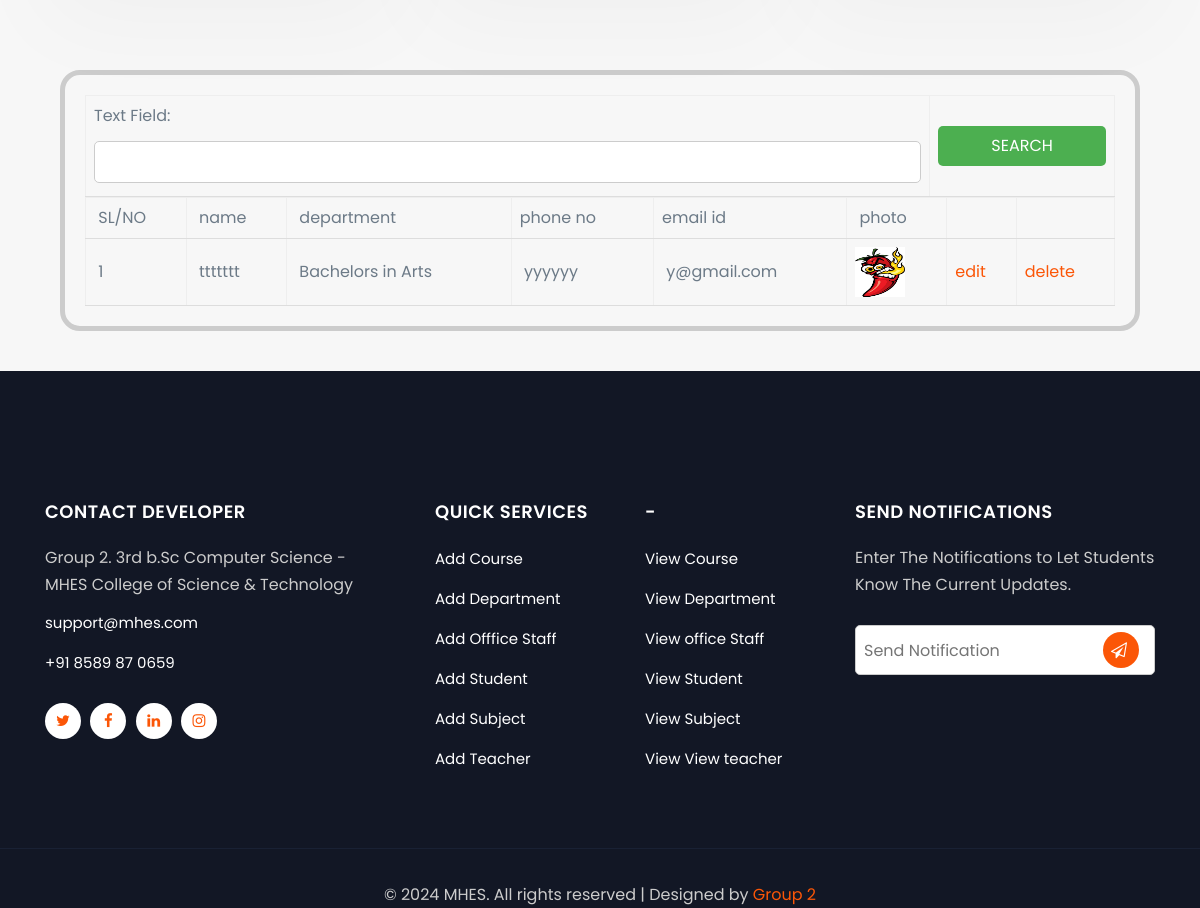
/myapp/view_teachers/ (lower part), run on an earlier commit of the app's database.
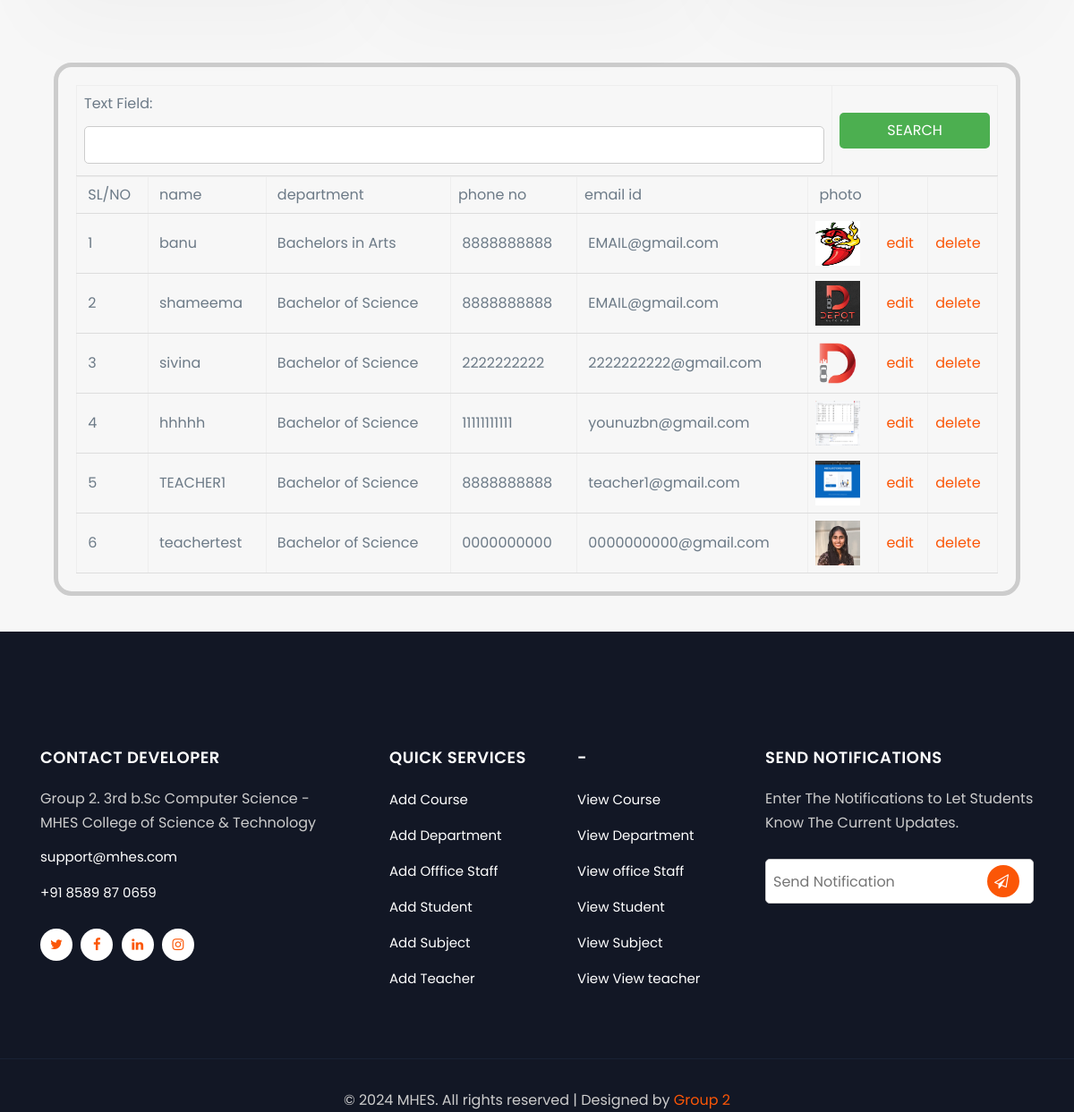
And on a later commit of the database.
### myapp/models.py (models this page shows)
class Teachers(models.Model):
    name = models.CharField(max_length=100)
    DEPARTMENT = models.ForeignKey(Department,on_delete=models.CASCADE,default="")
    photo = models.CharField(max_length=500)
    phone_number = models.CharField(max_length=100)
    email_id = models.CharField(max_length=100)
    LOGIN = models.ForeignKey(Login,on_delete=models.CASCADE,default="1")

class Department(models.Model):
    department_name = models.CharField(max_length=100)

### myapp/views.py (the view)
# urls.py: path('view_teachers/',views.view_teachers),
def view_teachers(request):
    res=Teachers.objects.all()
    return render(request,"Admin/view teachers.html",{"data":res})

### templates/Admin/view teachers.html (shortened to what this page needs)
{% extends 'Admin/admin_home.html' %}
{% block body %}
	<form action="/myapp/view_teachers_post/" method="post">
	<table width="200" border="1">
  <tbody>
    <tr>
      <td><label for="textfield">Text Field:</label>
      <input type="text" name="textfield" id="textfield"></td>
      <td><input type="submit" name="submit" id="submit" value="SEARCH"></td>
    </tr>
  </tbody>
    </table>
    <table width="200" border="1">
    <tr>
      <td>&nbsp;SL/NO</td>
      <td>&nbsp;name</td>
      <td>&nbsp;department</td>
      <td>phone no&nbsp;</td>
      <td>email id&nbsp;</td>
      <td>&nbsp;photo</td>
      <td>&nbsp;</td>
      <td>&nbsp;</td>
    </tr>
    {% for i in data %}
    <tr>
      <td>&nbsp;{{ forloop.counter }}</td>
      <td>&nbsp;{{ i.name }}</td>
      <td>&nbsp;{{ i.DEPARTMENT.department_name }}</td>
      <td>&nbsp;{{ i.phone_number }}</td>
      <td>&nbsp;{{ i.email_id  }}</td>
      <td><img src="{{ i.photo }}" height="50px" width="50px"><br>{{ i.office_staff_name }}</td>
      <td><a href="/myapp/edit_teacher/{{ i.id }}">edit</a></td>
      <td><a href="/myapp/delete_teachers/{{ i.id }}" onclick="return confirm('are you sure')">delete</a></td>
    </tr>
  {% endfor %}
</table>
	</form>
{% endblock %}

### templates/Admin/admin_home.html (shortened to what this page needs)
<!doctype html>
<html lang="zxx">
<head>
  <link rel="stylesheet" href="/static/admins/assets/css/style-starter.css">
</head>
<body>
  <section class="w3l-content-4 py-5" id="features">
    <div class="content-4-main py-lg-5 py-md-4">
    </div>
  </section>
    <div style="margin: 20px;">
    <div id="tab" style="border-radius: 20px; border: 5px solid #ccc; padding: 20px; margin-left: 40px; margin-right: 40px; margin-bottom: 40px; margin-top: 40px;">
        {% block body %}
        {% endblock %}
    </div>
</div>
  <section class="footer-17">
    <div class="footer17_sur py-55">
      <div class="container py-lg-5 py-md-4">
        <div class="footer17-top">
          <div class="footer17-top-left1_sur pr-lg-4">
            <h6>Contact Developer</h6>
            <p>Group 2. 3rd b.Sc Computer Science - MHES College of Science & Technology</p>
            <ul>
              <li><a href="mailto:support@Estates.com">support@mhes.com</a></li>
              <li><a href="tel:+(21) 255 989 8088">+91 8589 87 0659</a></li>
            </ul>
            <ul class="footers-17_social">
              <li><a href="#url" class="twitter"><span class="fa fa-twitter"></span></a></li>
              <li><a href="#url" class="facebook"><span class="fa fa-facebook"></span></a></li>
              <li><a href="#url" class="linkedin"><span class="fa fa-linkedin"></span></a></li>
              <li><a href="#url" class="instagram"><span class="fa fa-instagram"></span></a></li>
            </ul>
          </div>
          <div class="footer17-top-left2_sur">
            <h6>Quick Services</h6>
            <ul>
              <li><a href="#features">Add Course</a></li>
              <li><a href="#pricing">Add Department</a></li>
              <li><a href="blog.html">Add Offfice Staff</a></li>
              <li><a href="#help">Add Student</a></li>
              <li><a href="#support">Add Subject</a></li>
              <li><a href="#support">Add Teacher</a></li>
            </ul>
          </div>
          <div class="footer17-top-left3_sur">
            <h6> -</h6>
            <ul>
              <li><a href="about.html">View Course</a></li>
              <li><a href="about.html#team">View Department</a></li>
              <li><a href="contact.html">View office Staff</a></li>
              <li><a href="#press">View Student</a></li>
              <li><a href="#careers">View Subject</a></li>
              <li><a href="#careers">View View teacher</a></li>
            </ul>
          </div>
          <div class="footer17-top-left4_sur">
            <h6>Send Notifications</h6>
            <p>Enter The Notifications to Let Students Know The Current Updates.</p>
            <div class="w3l-footer-subscribe mt-4">
              <form action="/myapp/send_notification_admin_post/" class="subscribe" method="post">
                 <input type="text" name="notification" placeholder="Send Notification" required="" style="width: 300px; height: 50px; border: 1px solid #ccc; border-radius: 5px; padding: 8px; box-sizing: border-box; margin-top: 3px">
                <button><span class="fa fa-paper-plane-o pr-1"></span></button>
              </form>
            </div>
          </div>
        </div>
      </div>
      <div class="copyright text-center">
        <div class="container">
          <p class="copy-footer-29">© 2024 MHES. All rights reserved | Designed by <a href="https://w3layouts.com"
              target="_blank">Group 2</a></p>
        </div>
      </div>
    </div>
  </section>
</body>
</html>

### templates/Admin/view teachers.html (style rules this page uses)
table { width: 100%; border-collapse: collapse; border: 0; }
th, td { padding: 8px; text-align: left; border-bottom: 1px solid #ddd; }
select, input[type="text"], input[type="submit"] { width: 100%; padding: 8px; margin: 5px 0; border: 1px solid #ccc; border-radius: 5px; box-sizing: border-box; }
input[type="submit"] { background-color: #4CAF50; color: white; cursor: pointer; border: none; border-radius: 5px; }

What changed in the data, as far as the page shows it:
changed Teachers "Bachelors in Arts": name "ttttttt" → "banu"; phone_number "yyyyyy" → "8888888888"; email_id "y@gmail.com" → "EMAIL@gmail.com"
added Teachers: name "shameema", DEPARTMENT.department_name "Bachelor of Science", phone_number "8888888888", email_id "EMAIL@gmail.com", photo (picture)
added Teachers: name "sivina", DEPARTMENT.department_name "Bachelor of Science", phone_number "2222222222", email_id "2222222222@gmail.com", photo (picture)
added Teachers: name "hhhhh", DEPARTMENT.department_name "Bachelor of Science", phone_number "11111111111", email_id "younuzbn@gmail.com", shows a picture
added Teachers: name "TEACHER1", DEPARTMENT.department_name "Bachelor of Science", phone_number "8888888888", email_id "teacher1@gmail.com", shows a picture
added Teachers: name "teachertest", DEPARTMENT.department_name "Bachelor of Science", phone_number "0000000000", email_id "0000000000@gmail.com", photo (picture)
